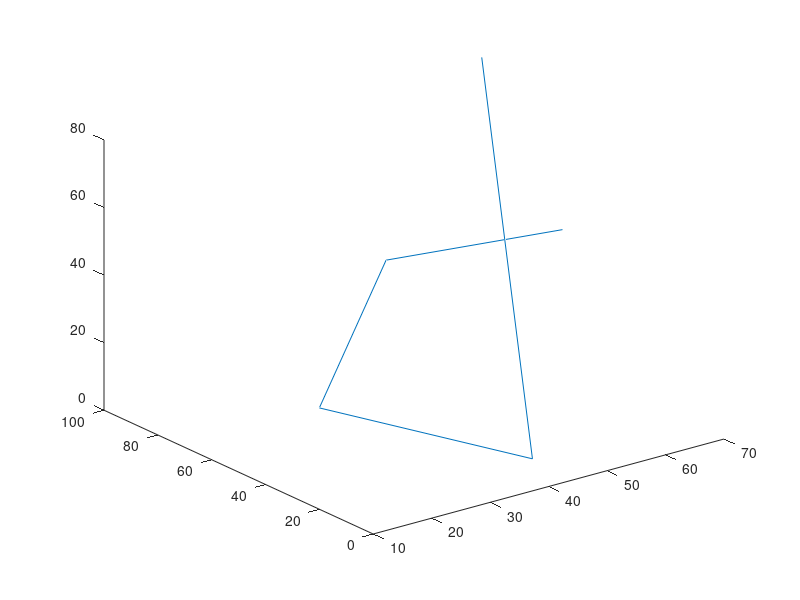

Recreate this plot in MATLAB.
vect=[70,90,80; 40,6,6; 10,20,30; 32,43,55; 70,60,40];
vect1=[25,20,40];
z=size(vect);
min=10000;
minpos=1;
ed=zeros(z(1));
for i=1: z(1)
   ed(i)= sqrt(sum((vect(i,:)-vect1).^2));
   if min>=ed(i)
   min=ed(i);
   minpos=i;
   end
end
fprintf("Euclidean Distances \n\n");
for i=1: z(1)
   printf("%d. %f",i,ed(i));
   printf("\n");
   end
printf("Point %d is closest to the vector X[25,20,40]\n\n", minpos);
plot3(vect(:,1),vect(:,2),vect(:,3));